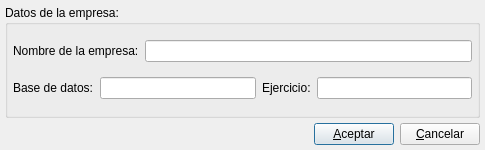
<ui version="4.0" >
 <class>nuevaempresadlg</class>
 <widget class="QDialog" name="nuevaempresadlg" >
  <property name="geometry" >
   <rect>
    <x>0</x>
    <y>0</y>
    <width>485</width>
    <height>150</height>
   </rect>
  </property>
  <property name="minimumSize" >
   <size>
    <width>485</width>
    <height>150</height>
   </size>
  </property>
  <property name="windowTitle" >
   <string>Nueva empresa</string>
  </property>
  <property name="windowIcon" >
   <iconset/>
  </property>
  <layout class="QVBoxLayout" >
   <property name="margin" >
    <number>5</number>
   </property>
   <property name="spacing" >
    <number>5</number>
   </property>
   <item>
    <widget class="QGroupBox" name="groupBox" >
     <property name="title" >
      <string>Datos de la empresa:</string>
     </property>
     <layout class="QVBoxLayout" >
      <property name="margin" >
       <number>5</number>
      </property>
      <property name="spacing" >
       <number>5</number>
      </property>
      <item>
       <layout class="QHBoxLayout" >
        <property name="margin" >
         <number>0</number>
        </property>
        <property name="spacing" >
         <number>6</number>
        </property>
        <item>
         <widget class="QLabel" name="TextLabel1" >
          <property name="text" >
           <string>Nombre de la empresa:</string>
          </property>
         </widget>
        </item>
        <item>
         <widget class="QLineEdit" name="nombreempresa" />
        </item>
       </layout>
      </item>
      <item>
       <layout class="QHBoxLayout" >
        <property name="margin" >
         <number>0</number>
        </property>
        <property name="spacing" >
         <number>6</number>
        </property>
        <item>
         <widget class="QLabel" name="TextLabel3" >
          <property name="text" >
           <string>Base de datos:</string>
          </property>
         </widget>
        </item>
        <item>
         <widget class="QLineEdit" name="bdempresa" />
        </item>
        <item>
         <widget class="QLabel" name="TextLabel2" >
          <property name="text" >
           <string>Ejercicio:</string>
          </property>
         </widget>
        </item>
        <item>
         <widget class="QLineEdit" name="ejercicioempresa" />
        </item>
       </layout>
      </item>
     </layout>
    </widget>
   </item>
   <item>
    <layout class="QHBoxLayout" >
     <property name="margin" >
      <number>0</number>
     </property>
     <property name="spacing" >
      <number>6</number>
     </property>
     <item>
      <spacer>
       <property name="orientation" >
        <enum>Qt::Horizontal</enum>
       </property>
       <property name="sizeType" >
        <enum>QSizePolicy::Expanding</enum>
       </property>
       <property name="sizeHint" >
        <size>
         <width>385</width>
         <height>16</height>
        </size>
       </property>
      </spacer>
     </item>
     <item>
      <widget class="QPushButton" name="PushButton1" >
       <property name="text" >
        <string>&amp;Aceptar</string>
       </property>
      </widget>
     </item>
     <item>
      <widget class="QPushButton" name="PushButton1_2" >
       <property name="text" >
        <string>&amp;Cancelar</string>
       </property>
      </widget>
     </item>
    </layout>
   </item>
  </layout>
 </widget>
 <layoutdefault spacing="6" margin="11" />
 <resources/>
 <connections/>
</ui>
